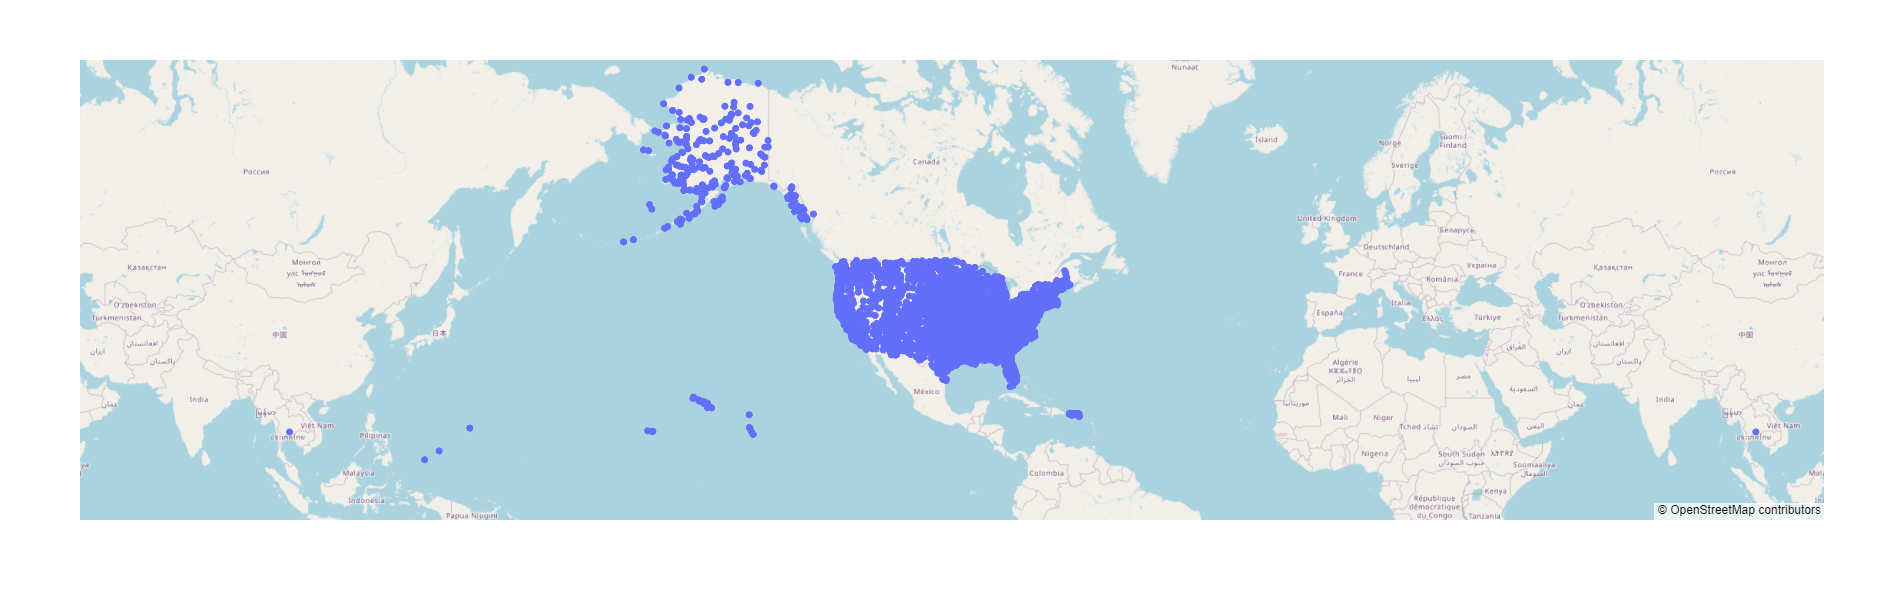

Recreate this plot in Python.
import pandas as pd
import plotly.express as px

# Read the airports data
airports_df = pd.read_csv("airports.csv")

# Create the scatter mapbox plot
fig = px.scatter_mapbox(airports_df, lat="latitude", lon="longitude", hover_name="name",
                        hover_data=["city", "state"], zoom=3, height=600)
fig.update_layout(mapbox_style="open-street-map")
fig.update_traces(marker={"size": 8})

fig.show()
